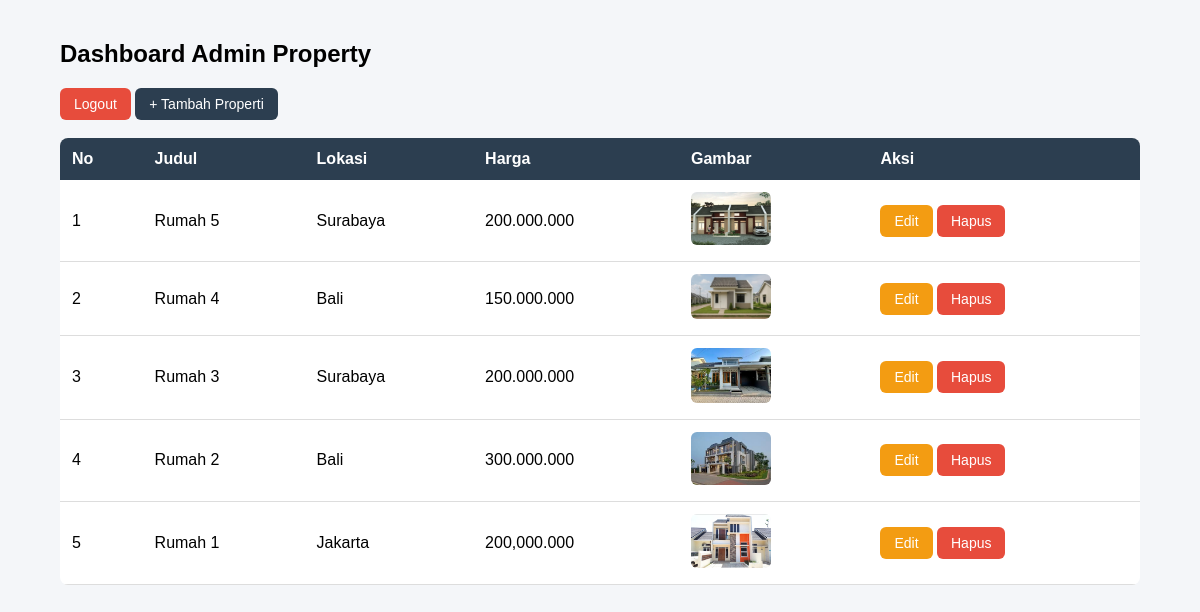
/admin/property/property_dashboard.php (signed in), run on the app's committed database.
### tables this page shows
CREATE TABLE `properties` (
  `id` int(11) NOT NULL,
  `title` varchar(255) NOT NULL,
  `location` varchar(255) NOT NULL,
  `price` varchar(100) NOT NULL,
  `description` text DEFAULT NULL,
  `status` enum('available','sold') NOT NULL DEFAULT 'available',
  `image` varchar(255) NOT NULL,
  `created_at` timestamp NOT NULL DEFAULT current_timestamp()
);

### admin/property/property_dashboard.php (the view, shortened to what this page needs)
<!DOCTYPE html>
<html>
<head>
    <link rel="stylesheet" href="css/admin.css">
</head>
<body>
    <!DOCTYPE html>
    <html lang="id">
    <head>
        <link rel="stylesheet" href="../css/admin.css">
    </head>
    <body>
        <div class="container">
            <h2>Dashboard Admin Property</h2>
            <a href="../logout.php" class="btn btn-danger">Logout</a>
            <a href="property_tambah.php" class="btn btn-primary">
                + Tambah Properti
            </a>
            <br><br>
            <table>
                <tr>
                    <th>No</th>
                    <th>Judul</th>
                    <th>Lokasi</th>
                    <th>Harga</th>
                    <th>Gambar</th>
                    <th>Aksi</th>
                </tr>
                <?php
                $no = 1;
                $query = mysqli_query($conn, "SELECT * FROM properties ORDER BY id DESC");
                if (mysqli_num_rows($query) > 0) {
                    while ($row = mysqli_fetch_assoc($query)) {
                ?>
                        <tr>
                            <td><?php echo $no++; ?></td>
                            <td><?php echo $row['title']; ?></td>
                            <td><?php echo $row['location']; ?></td>
                            <td><?php echo $row['price']; ?></td>
                            <td>
                                <img src="../../images/<?php echo $row['image']; ?>" width="80">
                            </td>
                            <td>
                                <a href="property_edit.php?id=<?php echo $row['id']; ?>"
                                    class="btn btn-warning">
                                    Edit
                                </a>
                                <a href="property_hapus.php?id=<?php echo $row['id']; ?>"
                                    class="btn btn-danger"
                                    onclick="return confirm('Yakin hapus data ini?')">
                                    Hapus
                                </a>
                            </td>
                        </tr>
                <?php
                    }
                } else {
                    echo "<tr><td colspan='6' style='text-align:center;'>Belum ada data properti.</td></tr>";
                }
                ?>
            </table>
        </div>
    </html>

### admin/css/admin.css (style rules this page uses)
body { font-family: Arial, sans-serif; background: #f4f6f9; margin: 0; padding: 0; }
.container { width: 90%; max-width: 1100px; margin: 40px auto; }
h2 { margin-bottom: 20px; }
a { text-decoration: none; }
.btn { padding: 8px 14px; border-radius: 6px; font-size: 14px; display: inline-block; }
.btn-primary { background: #2c3e50; color: white; }
.btn-warning { background: #f39c12; color: white; }
.btn-danger { background: #e74c3c; color: white; }
table { width: 100%; border-collapse: collapse; background: white; border-radius: 8px; overflow: hidden; }
table th { background: #2c3e50; color: white; padding: 12px; text-align: left; }
table td { padding: 12px; border-bottom: 1px solid #ddd; }
img { border-radius: 6px; }

### data on the page
properties: title "Rumah 5", location "Surabaya", price "200.000.000", image (picture)
properties: title "Rumah 4", location "Bali", price "150.000.000", image (picture)
properties: title "Rumah 3", location "Surabaya", price "200.000.000", image (picture)
properties: title "Rumah 2", location "Bali", price "300.000.000", image (picture)
properties: title "Rumah 1", location "Jakarta", price "200,000.000", image (picture)
